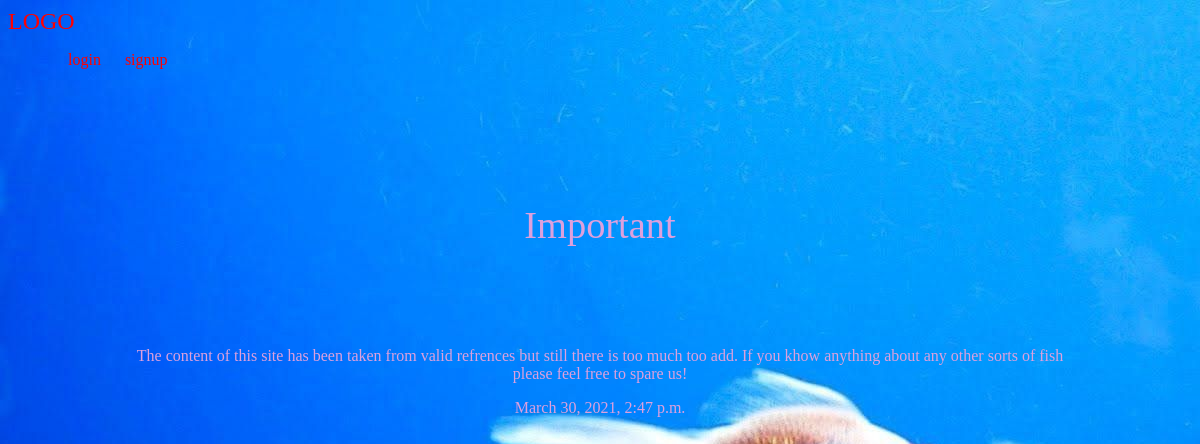
Page /shit/Important on the committed database.
### shit/models.py (models this page shows, shortened)
class Shit(models.Model):
    title = models.CharField(max_length = 100)
    slug = models.SlugField()
    body = models.TextField()
    date = models.DateTimeField(auto_now_add = True)
    image = models.ImageField(default='default.jpg',blank=True)
    author = models.ForeignKey(User,default=None,on_delete=models.CASCADE)

### shit/views.py (the view)
# urls.py: path('<slug>',views.shit_detail, name= "detail"),
def shit_detail(request,slug):
    shit = models.Shit.objects.get(slug=slug)
    return render(request, 'shit/shit_detail.html',{'shit':shit})

### shit/templates/shit/shit_detail.html (shortened to what this page needs)
{%extends 'base.html' %}
{%block content%}
<div class="shit-detail">
  <div class="shit">
    <h1>{{shit.title}}</h1>
    <p>{{shit.body}}</p>
    <p>{{shit.date}}</p>
  </div>
</div>
{%endblock%}

### assets/styles.css (style rules this page uses)
body { background-color: orange; background-image: url(puffy1.jpg); background-repesat-y:no-repeat; background-attachment: fixed; color:plum; }
body * { font-family:fantasy; }
h1,h2,h3,h4,h5 { font-weight:normal; margin:0; }
div.wrapper h1 { text-align:center; margin:100px auto; font-size:2.4em; }
.shit { padding:10px; border:1px solid light green; position:relative; padding-bottom:40px; }
.shit-detail .shit { padding:0; }
.shit-detail .shit p { text-align:center; }

### rows in the picture
Shit: title "Important", body "The content of this site has been taken from valid refrences but still there is too much too add. If you khow anything about any other sorts of fish please feel free to spare us!", date "March 30, 2021, 2:47 p.m."
